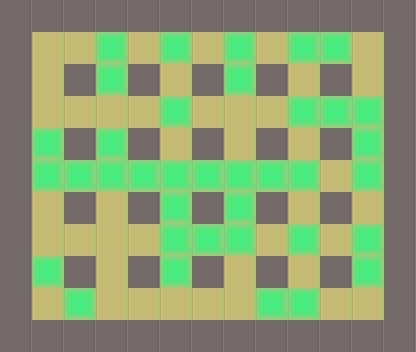

Tiled map render using the project's own tile images. Description and the whole map definition, tile-layer contents included, below:
An orthogonal 13x11 tile map with 32x32 px tiles, 2 tile layers (base, piedras).

<map version="1.0" orientation="orthogonal" renderorder="right-down" width="13" height="11" tilewidth="32" tileheight="32" nextobjectid="1">
 <properties>
  <property name="nombre" value="Nivel 1" />
 </properties>
 <tileset firstgid="1" name="tile" tilewidth="32" tileheight="32" tilecount="3">
  <image source="../tilebase.png" width="96" height="32" />
  <terraintypes>
   <terrain name="New Terrain" tile="-1" />
  </terraintypes>
 </tileset>
 <layer name="base" width="13" height="11">
  <data>
   <tile gid="1" />
   <tile gid="1" />
   <tile gid="1" />
   <tile gid="1" />
   <tile gid="1" />
   <tile gid="1" />
   <tile gid="1" />
   <tile gid="1" />
   <tile gid="1" />
   <tile gid="1" />
   <tile gid="1" />
   <tile gid="1" />
   <tile gid="1" />
   <tile gid="1" />
   <tile gid="2" />
   <tile gid="2" />
   <tile gid="2" />
   <tile gid="2" />
   <tile gid="2" />
   <tile gid="2" />
   <tile gid="2" />
   <tile gid="2" />
   <tile gid="2" />
   <tile gid="2" />
   <tile gid="2" />
   <tile gid="1" />
   <tile gid="1" />
   <tile gid="2" />
   <tile gid="1" />
   <tile gid="2" />
   <tile gid="1" />
   <tile gid="2" />
   <tile gid="1" />
   <tile gid="2" />
   <tile gid="1" />
   <tile gid="2" />
   <tile gid="1" />
   <tile gid="2" />
   <tile gid="1" />
   <tile gid="1" />
   <tile gid="2" />
   <tile gid="2" />
   <tile gid="2" />
   <tile gid="2" />
   <tile gid="2" />
   <tile gid="2" />
   <tile gid="2" />
   <tile gid="2" />
   <tile gid="2" />
   <tile gid="2" />
   <tile gid="2" />
   <tile gid="1" />
   <tile gid="1" />
   <tile gid="2" />
   <tile gid="1" />
   <tile gid="2" />
   <tile gid="1" />
   <tile gid="2" />
   <tile gid="1" />
   <tile gid="2" />
   <tile gid="1" />
   <tile gid="2" />
   <tile gid="1" />
   <tile gid="2" />
   <tile gid="1" />
   <tile gid="1" />
   <tile gid="2" />
   <tile gid="2" />
   <tile gid="2" />
   <tile gid="2" />
   <tile gid="2" />
   <tile gid="2" />
   <tile gid="2" />
   <tile gid="2" />
   <tile gid="2" />
   <tile gid="2" />
   <tile gid="2" />
   <tile gid="1" />
   <tile gid="1" />
   <tile gid="2" />
   <tile gid="1" />
   <tile gid="2" />
   <tile gid="1" />
   <tile gid="2" />
   <tile gid="1" />
   <tile gid="2" />
   <tile gid="1" />
   <tile gid="2" />
   <tile gid="1" />
   <tile gid="2" />
   <tile gid="1" />
   <tile gid="1" />
   <tile gid="2" />
   <tile gid="2" />
   <tile gid="2" />
   <tile gid="2" />
   <tile gid="2" />
   <tile gid="2" />
   <tile gid="2" />
   <tile gid="2" />
   <tile gid="2" />
   <tile gid="2" />
   <tile gid="2" />
   <tile gid="1" />
   <tile gid="1" />
   <tile gid="2" />
   <tile gid="1" />
   <tile gid="2" />
   <tile gid="1" />
   <tile gid="2" />
   <tile gid="1" />
   <tile gid="2" />
   <tile gid="1" />
   <tile gid="2" />
   <tile gid="1" />
   <tile gid="2" />
   <tile gid="1" />
   <tile gid="1" />
   <tile gid="2" />
   <tile gid="2" />
   <tile gid="2" />
   <tile gid="2" />
   <tile gid="2" />
   <tile gid="2" />
   <tile gid="2" />
   <tile gid="2" />
   <tile gid="2" />
   <tile gid="2" />
   <tile gid="2" />
   <tile gid="1" />
   <tile gid="1" />
   <tile gid="1" />
   <tile gid="1" />
   <tile gid="1" />
   <tile gid="1" />
   <tile gid="1" />
   <tile gid="1" />
   <tile gid="1" />
   <tile gid="1" />
   <tile gid="1" />
   <tile gid="1" />
   <tile gid="1" />
   <tile gid="1" />
  </data>
 </layer>
 <layer name="piedras" width="13" height="11">
  <data>
   <tile gid="0" />
   <tile gid="0" />
   <tile gid="0" />
   <tile gid="0" />
   <tile gid="0" />
   <tile gid="0" />
   <tile gid="0" />
   <tile gid="0" />
   <tile gid="0" />
   <tile gid="0" />
   <tile gid="0" />
   <tile gid="0" />
   <tile gid="0" />
   <tile gid="0" />
   <tile gid="0" />
   <tile gid="0" />
   <tile gid="3" />
   <tile gid="0" />
   <tile gid="3" />
   <tile gid="0" />
   <tile gid="3" />
   <tile gid="0" />
   <tile gid="3" />
   <tile gid="3" />
   <tile gid="0" />
   <tile gid="0" />
   <tile gid="0" />
   <tile gid="0" />
   <tile gid="0" />
   <tile gid="3" />
   <tile gid="0" />
   <tile gid="0" />
   <tile gid="0" />
   <tile gid="3" />
   <tile gid="0" />
   <tile gid="0" />
   <tile gid="0" />
   <tile gid="0" />
   <tile gid="0" />
   <tile gid="0" />
   <tile gid="0" />
   <tile gid="0" />
   <tile gid="0" />
   <tile gid="0" />
   <tile gid="3" />
   <tile gid="0" />
   <tile gid="0" />
   <tile gid="0" />
   <tile gid="3" />
   <tile gid="3" />
   <tile gid="3" />
   <tile gid="0" />
   <tile gid="0" />
   <tile gid="3" />
   <tile gid="0" />
   <tile gid="3" />
   <tile gid="0" />
   <tile gid="0" />
   <tile gid="0" />
   <tile gid="0" />
   <tile gid="0" />
   <tile gid="0" />
   <tile gid="0" />
   <tile gid="3" />
   <tile gid="0" />
   <tile gid="0" />
   <tile gid="3" />
   <tile gid="3" />
   <tile gid="3" />
   <tile gid="3" />
   <tile gid="3" />
   <tile gid="3" />
   <tile gid="3" />
   <tile gid="3" />
   <tile gid="3" />
   <tile gid="0" />
   <tile gid="3" />
   <tile gid="0" />
   <tile gid="0" />
   <tile gid="0" />
   <tile gid="0" />
   <tile gid="0" />
   <tile gid="0" />
   <tile gid="3" />
   <tile gid="0" />
   <tile gid="3" />
   <tile gid="0" />
   <tile gid="0" />
   <tile gid="0" />
   <tile gid="0" />
   <tile gid="0" />
   <tile gid="0" />
   <tile gid="0" />
   <tile gid="0" />
   <tile gid="0" />
   <tile gid="0" />
   <tile gid="3" />
   <tile gid="3" />
   <tile gid="3" />
   <tile gid="0" />
   <tile gid="3" />
   <tile gid="0" />
   <tile gid="3" />
   <tile gid="0" />
   <tile gid="0" />
   <tile gid="3" />
   <tile gid="0" />
   <tile gid="0" />
   <tile gid="0" />
   <tile gid="3" />
   <tile gid="0" />
   <tile gid="0" />
   <tile gid="0" />
   <tile gid="0" />
   <tile gid="0" />
   <tile gid="3" />
   <tile gid="0" />
   <tile gid="0" />
   <tile gid="0" />
   <tile gid="3" />
   <tile gid="0" />
   <tile gid="0" />
   <tile gid="0" />
   <tile gid="0" />
   <tile gid="0" />
   <tile gid="3" />
   <tile gid="3" />
   <tile gid="0" />
   <tile gid="0" />
   <tile gid="0" />
   <tile gid="0" />
   <tile gid="0" />
   <tile gid="0" />
   <tile gid="0" />
   <tile gid="0" />
   <tile gid="0" />
   <tile gid="0" />
   <tile gid="0" />
   <tile gid="0" />
   <tile gid="0" />
   <tile gid="0" />
   <tile gid="0" />
   <tile gid="0" />
  </data>
 </layer>
</map>
